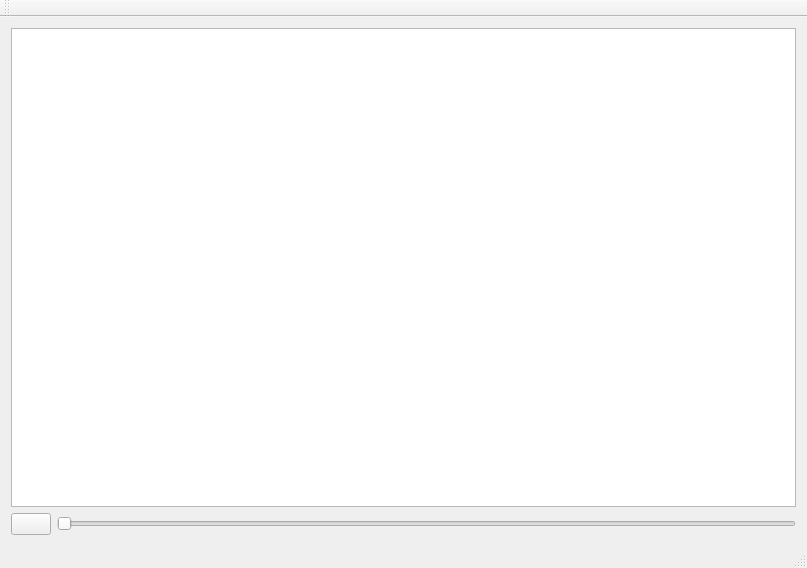
<?xml version="1.0" encoding="UTF-8"?>
<ui version="4.0">
 <class>MainWindow</class>
 <widget class="QMainWindow" name="MainWindow">
  <property name="geometry">
   <rect>
    <x>0</x>
    <y>0</y>
    <width>807</width>
    <height>568</height>
   </rect>
  </property>
  <property name="windowTitle">
   <string>MainWindow</string>
  </property>
  <widget class="QWidget" name="centralWidget">
   <layout class="QGridLayout" name="gridLayout">
    <item row="0" column="0" colspan="2">
     <widget class="QGraphicsView" name="graphicsView"/>
    </item>
    <item row="1" column="0">
     <widget class="QPushButton" name="pushButton">
      <property name="text">
       <string/>
      </property>
     </widget>
    </item>
    <item row="1" column="1">
     <widget class="QSlider" name="horizontalSlider">
      <property name="orientation">
       <enum>Qt::Horizontal</enum>
      </property>
     </widget>
    </item>
   </layout>
  </widget>
  <widget class="QMenuBar" name="menuBar">
   <property name="geometry">
    <rect>
     <x>0</x>
     <y>0</y>
     <width>807</width>
     <height>22</height>
    </rect>
   </property>
  </widget>
  <widget class="QToolBar" name="mainToolBar">
   <attribute name="toolBarArea">
    <enum>TopToolBarArea</enum>
   </attribute>
   <attribute name="toolBarBreak">
    <bool>false</bool>
   </attribute>
  </widget>
  <widget class="QStatusBar" name="statusBar"/>
 </widget>
 <layoutdefault spacing="6" margin="11"/>
 <resources/>
 <connections/>
</ui>
